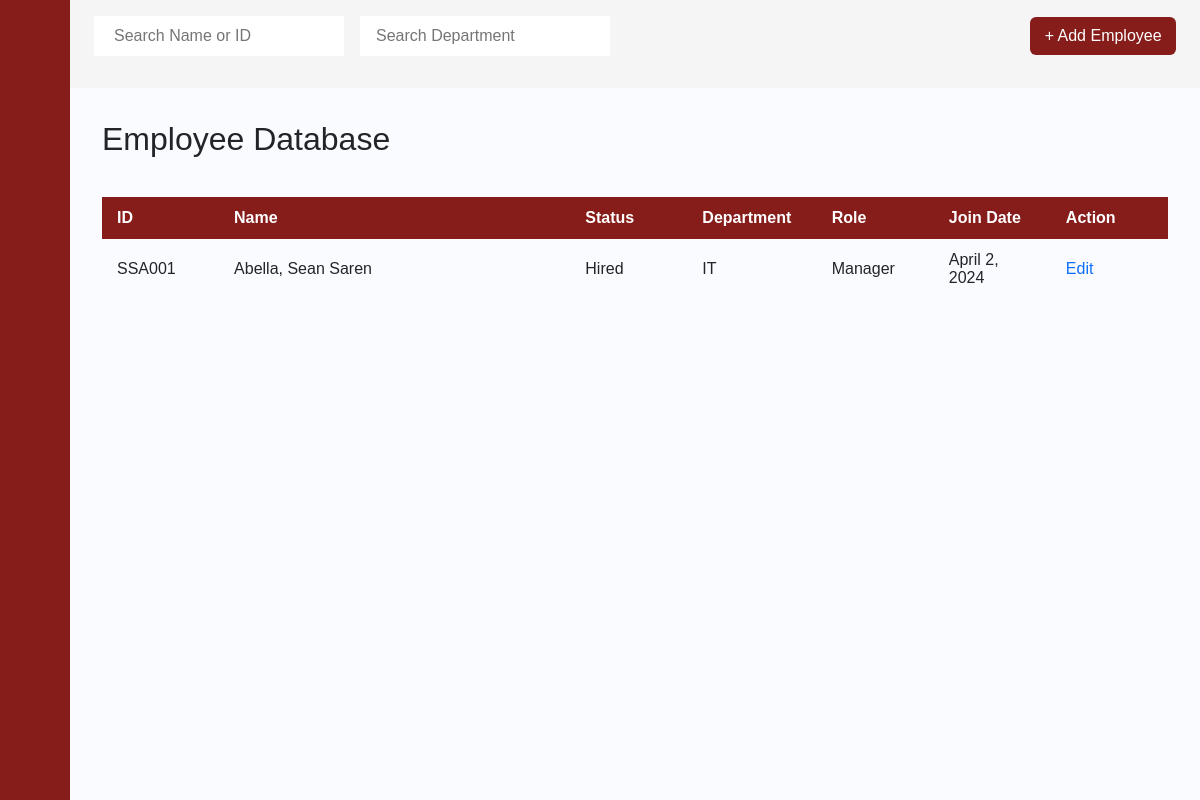
Screenshot of /employee_database with the database file from the repository.
### payrollapp/models.py (models this page shows, shortened)
class Employee(models.Model):
    Last_name = models.CharField(max_length=255)
    First_name = models.CharField(max_length=255)
    Middle_name = models.CharField(max_length=255)
    id_number = models.CharField(max_length=6, primary_key=True)
    Status  = models.CharField(max_length=255)
    Department  = models.CharField(max_length=255)
    Role   = models.CharField(max_length=255)
    Join_Date = models.DateField(blank=True, null=True)
    Phone_Number = models.IntegerField()
    Email = models.CharField(max_length=255)
    BankNumber = models.IntegerField()
    Salary   = models.FloatField()

### payrollapp/views.py (the view)
# urls.py: path('employee_database', views.employee_database, name='employee_database'),
def employee_database(request):
    a = Employee.objects.all()
    return render(request, 'payrollapp/employee_database.html', {'a':a})

### payrollapp/templates/payrollapp/employee_database.html (shortened to what this page needs)
{% extends 'payrollapp/base.html' %}
{% load static %}
{% block content %}
<div class="main">
    <div class="dashboard-navbar">
        <form action="#">
          <div class="nav-search">
            <input type="text" class="search-query mr-3" placeholder="Search Name or ID" onkeyup="searchName()" id="eName">
            <input type="text" class="search-query px-3" id="eDepa" placeholder="Search Department" onkeyup="searchDepartment()">
          </div>
        </form>
        <div class="navbar-content">
            <ul class="main-nav">
                <div class="nav-search">
                    <a href="{% url 'add_employee' %}" class="btn">+ Add Employee</a>
                </div>
            </ul>
        </div>
    </div>
    <div class="content">
        <h2>Employee Database</h2>
        <div style="overflow-x:auto;">
            <table id="posts">
                <thead>
                    <tr>
                        <th style="width:10%">ID</th>
                        <th style="width:30%">Name</th>
                        <th style="width:10%">Status</th>
                        <th style="width:10%">Department</th>
                        <th style="width:10%">Role</th>
                        <th style="width:10%">Join Date</th>
                        <th style="width:10%">Action</th>
                    </tr>
                </thead>
                <tbody>
                {% for b in a %}
                    <tr>
                        <td> {{ b.id_number }} </td>
                        <td> {{ b.Last_name }}, {{ b.First_name }} {{ b.Middle_name }}</td>
                        <td> {{ b.Status }} </td>
                        <td> {{ b.Department }} </td>
                        <td> {{ b.Role }} </td>
                        <td> {{ b.Join_Date }} </td>
                        <td> <a href="{% url 'employee_info' EID=b.pk %}">Edit</a> </td>
                    </tr>
                {% endfor %}
                </tbody>
            </table>
        </div>
    </div>
</div>
{% endblock %}

### rows the page displays
Employee: id_number "SSA001", Last_name "Abella", First_name "Sean", Middle_name "Saren", Status "Hired", Department "IT", Role "Manager", Join_Date "April 2, 2024"
